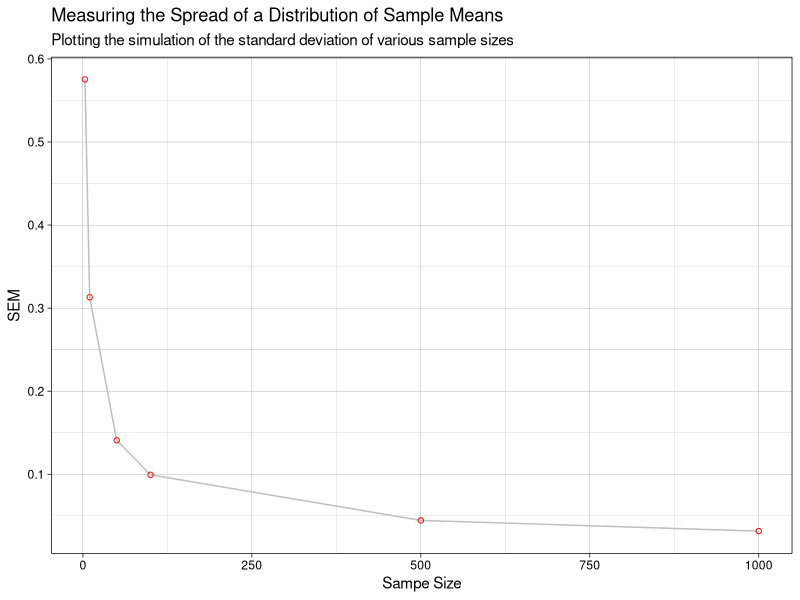

This figure's R source:
## ---- chunk 1
library(ggplot2)
knitr::opts_chunk$set(echo = TRUE)
## ---- chunk 2
# different sample sizes we are going to try:
sample.sizes=c(3,10,50, 100, 500, 1000)

# we will use the vector below to keep the SD of the distribution of the means at each given sample size
mean.sds = numeric(0) 
m = numeric(5000) # I want to run a simulation of 5000 trials


# initiate the indexing variable to keep the results of the standard deviation of the distributions of means of a sample size N
j = 1

for ( N in sample.sizes ) { # try different sample sizes
  for ( i in 1:length(m)) {
      
    # 1) At each given N (i.e. in each iteration of the outer loop) you have to draw large number 
    # (e.g. 1000) of samples of size N from the distribution of your choice (e.g. normal, uniform, exponential, ...), calculate the mean of each of those samples and save them all into
    # a vector m.
    m[i]<-mean(rnorm(N))
  }
  # 2) Now, with vector m in hand, we want to characterize how much the sample mean fluctuates
  # from one experiment (experiment=taking a sample of N measurements) to the next. Instead of just
  # drawing a histogram, this time we will calculate the standard deviation of the distribution
  # represented by the vector m. Use function sd().

  # 3) save the result (sd of the distributions of the means for current N) into the vector means.sds.
  # You can use c() or you can use an indexing variable, in the latter case you will need to add it to the
  # code and increment properly
  mean.sds[j]<-sd(m)
  j = j + 1
}

#plot(sample.sizes,mean.sds, main="SEM vs sample size",pch=19)
#lines(sample.sizes,1/sqrt(sample.sizes),col='blue')

## ---- chunk 3

# I use ggplot2 to visualize the data
# create a data frame with sample sizes as the vector of x coordinates and the standard deviations of the distribution of the sample means as a the vector of y coordinates
data<-data.frame(sample.sizes,mean.sds)

# define ggplot as a line graph + scatter plot
ggplot(data,mapping=aes(x=sample.sizes,y=mean.sds)) + 
  geom_line(color="grey") + 
  geom_point(shape=1,color="red") +
  
  labs(title="Measuring the Spread of a Distribution of Sample Means",
       subtitle="Plotting the simulation of the standard deviation of various sample sizes",
       x="Sampe Size",
       y="SEM") + 
  theme_linedraw()

